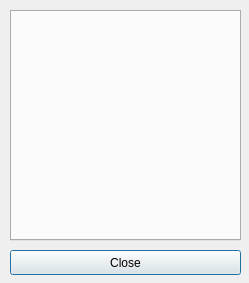
<?xml version="1.0" encoding="UTF-8"?>
<ui version="4.0">
 <class>Dialog</class>
 <widget class="QDialog" name="Dialog">
  <property name="geometry">
   <rect>
    <x>0</x>
    <y>0</y>
    <width>249</width>
    <height>283</height>
   </rect>
  </property>
  <property name="windowTitle">
   <string>Lesson Info</string>
  </property>
  <widget class="QPushButton" name="close_btn">
   <property name="geometry">
    <rect>
     <x>10</x>
     <y>250</y>
     <width>231</width>
     <height>25</height>
    </rect>
   </property>
   <property name="text">
    <string>Close</string>
   </property>
  </widget>
  <widget class="QTabWidget" name="lesson_tab">
   <property name="geometry">
    <rect>
     <x>10</x>
     <y>10</y>
     <width>231</width>
     <height>231</height>
    </rect>
   </property>
   <property name="currentIndex">
    <number>1</number>
   </property>
  </widget>
 </widget>
 <resources/>
 <connections/>
</ui>
